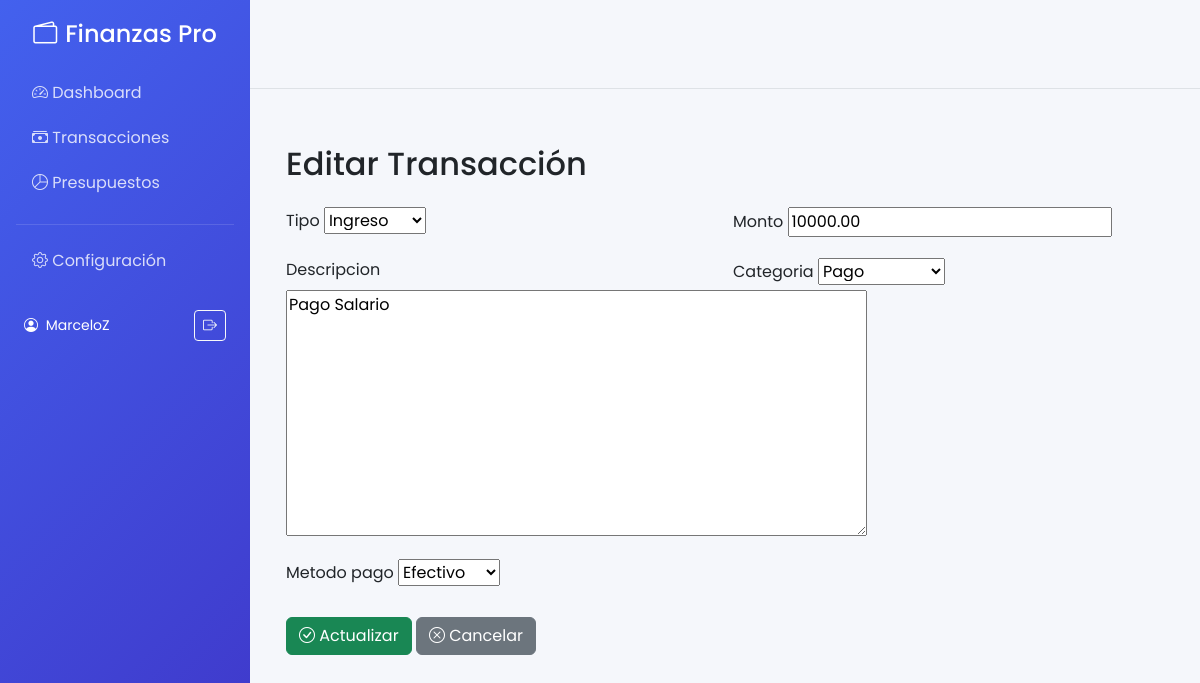
The page /transacciones/editar/1/ (signed in) on the database its author committed.
### core/models.py (models this page shows, shortened)
class Transaccion(models.Model):
    TIPO_CHOICES = [
        ('ingreso', 'Ingreso'),
        ('gasto', 'Gasto'),
    ]
    tipo = models.CharField(max_length=10, choices=TIPO_CHOICES)
    monto = models.DecimalField(max_digits=10, decimal_places=2, default=Decimal('0.00'))
    fecha = models.DateField(auto_now_add=True)
    descripcion = models.TextField(blank=True, null=True)
    usuario = models.ForeignKey(User, on_delete=models.CASCADE)
    categoria = models.ForeignKey(Categoria, on_delete=models.SET_NULL, null=True, blank=True)
    metodo_pago = models.ForeignKey(MetodoPago, on_delete=models.SET_NULL, null=True, blank=True)
    presupuesto_asociado = models.ForeignKey("Presupuesto", on_delete=models.SET_NULL, null=True, blank=True)  # Cambio aquí

### core/views.py (the view)
# urls.py: path('transacciones/editar/<int:transaccion_id>/', views.editar_transaccion, name='editar_transaccion'),
@login_required
def editar_transaccion(request, transaccion_id):
    transaccion = get_object_or_404(Transaccion, id=transaccion_id, usuario=request.user)
    if request.method == 'POST':
        form = TransaccionForm(request.POST, instance=transaccion)
        if form.is_valid():
            form.save()
            return redirect('lista_transacciones')
    else:
        form = TransaccionForm(instance=transaccion)
    return render(request, 'core/transacciones/editar.html', {'form': form})

### core/forms.py
class TransaccionForm(forms.ModelForm):
    class Meta:
        model = Transaccion
        exclude = ['usuario', 'presupuesto_asociado']
        widgets = {
            'fecha': forms.DateInput(attrs={'type': 'date'}),
        }
    def __init__(self, *args, **kwargs):
        user = kwargs.pop('user', None)
        super().__init__(*args, **kwargs)
        if user:
            self.fields['categoria'].queryset = Categoria.objects.filter(usuario=user)
            self.fields['metodo_pago'].queryset = MetodoPago.objects.filter(usuario=user)
            self.fields['metodo_pago'].empty_label = "Seleccione método de pago"

### core/models.py (called while the page is built)
    def __str__(self):
        return self.nombre

    def __str__(self):
        return self.get_nombre_display()

### core/templates/core/transacciones/editar.html (shortened to what this page needs)
{% extends "core/base.html" %}
{% block content %}
<div class="container mt-4">
    <h2 class="mb-4">Editar Transacción</h2>
    <form method="post" class="needs-validation" novalidate>
        <div class="row g-3">
            {% for field in form %}
            <div class="col-md-6">
                <label for="{{ field.id_for_label }}" class="form-label">{{ field.label }}</label>
                {{ field }}
            </div>
            {% endfor %}
        </div>
        <div class="mt-4">
            <button type="submit" class="btn btn-success">
                <i class="bi bi-check-circle"></i> Actualizar
            </button>
            <a href="{% url 'lista_transacciones' %}" class="btn btn-secondary">
                <i class="bi bi-x-circle"></i> Cancelar
            </a>
        </div>
    </form>
</div>
{% endblock %}

### core/templates/core/base.html (shortened to what this page needs)
<!DOCTYPE html>
<html lang="es">
<head>
    <link href="https://cdn.jsdelivr.net/npm/bootstrap@5.3.2/dist/css/bootstrap.min.css" rel="stylesheet">
    <link rel="stylesheet" href="https://cdn.jsdelivr.net/npm/bootstrap-icons@1.11.1/font/bootstrap-icons.css">
</head>
<body>
    <div class="sidebar d-none d-md-block">
        <div class="text-center mb-4 px-3">
            <h4 class="d-flex align-items-center justify-content-center">
                <i class="bi bi-wallet2 me-2"></i>
                <span class="brand-text">Finanzas Pro</span>
            </h4>
        </div>
        <ul class="nav flex-column px-3">
            <li class="nav-item">
                <a class="nav-link {% if request.resolver_match.url_name == 'dashboard' %}active{% endif %}"
                   href="{% url 'dashboard' %}">
                    <i class="bi bi-speedometer2"></i>
                    <span class="nav-text">Dashboard</span>
                </a>
            </li>
            <li class="nav-item">
                <a class="nav-link {% if 'transacciones' in request.resolver_match.url_name %}active{% endif %}"
                   href="{% url 'lista_transacciones' %}">
                    <i class="bi bi-cash-stack"></i>
                    <span class="nav-text">Transacciones</span>
                </a>
            </li>
            <li class="nav-item">
                <a class="nav-link {% if 'presupuestos' in request.resolver_match.url_name %}active{% endif %}"
                   href="{% url 'lista_presupuestos' %}">
                    <i class="bi bi-pie-chart"></i>
                    <span class="nav-text">Presupuestos</span>
                </a>
            </li>
            <hr class="text-white-50 my-3">
            <li class="nav-item">
                <a class="nav-link" href="#">
                    <i class="bi bi-gear"></i>
                    <span class="nav-text">Configuración</span>
                </a>
            </li>
            <li class="nav-item mt-auto d-none d-md-block">
                <div class="d-flex justify-content-between align-items-center px-2 mt-4">
                    <span class="small">
                        <i class="bi bi-person-circle me-1"></i>
                        {{ request.user.username|truncatechars:15 }}
                    </span>
                    <a href="{% url 'logout' %}" class="btn btn-sm btn-outline-light">
                        <i class="bi bi-box-arrow-right"></i>
                    </a>
                </div>
            </li>
        </ul>
    </div>
    <main class="main-content">
        <div class="d-none d-md-flex justify-content-between flex-wrap flex-md-nowrap align-items-center pt-3 pb-2 mb-3 border-bottom px-4">
        </div>
        <div class="container-fluid px-3 px-md-4 py-3">
            {% block content %}{% endblock %}
        </div>
    </main>
</body>
</html>

### core/templates/core/base.html (style rules this page uses)
:root { --primary-color: #4361ee; --secondary-color: #3f37c9; --success-color: #4cc9f0; --danger-color: #f72585; --light-bg: #f8f9fa; }
body { font-family: 'Poppins', sans-serif; background-color: #f5f7fb; padding-top: 56px; }
@media (min-width: 768px) { .sidebar { background: linear-gradient(135deg, var(--primary-color), var(--secondary-color)); min-height: 100vh; color: white; width: 250px; position: fixed; z-index: 1000; top: 0; left: 0; padding-top: 20px; } }
@media (min-width: 768px) { .main-content { margin-left: 250px; } }
.sidebar .nav-link { color: rgba(255, 255, 255, 0.8); margin-bottom: 5px; border-radius: 5px; transition: all 0.3s ease; }
.sidebar .nav-link i { transition: transform 0.3s; }

### rows shown on the page
Transaccion: form "Ingreso" "10000.00" "Pago Salario" "Pago" "Efectivo"

### other values the page prints
{{ request.user.username|truncatechars:15 }} "MarceloZ"
{{ field.label }} "Tipo" "Monto" "Descripcion" "Categoria" "Metodo pago"
